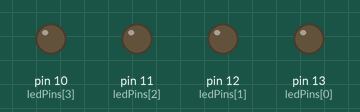
Simulated run of this sketch. Board: Arduino Uno, built with avr-gcc and run on an emulated ATmega328P. Parts: output pins drawn as LEDs (lit = HIGH).

Above: at 0.03 s.
At 0.15 s:
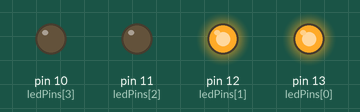
At 0.33 s:
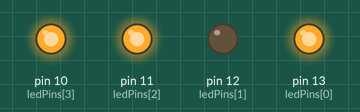
At 0.63 s:
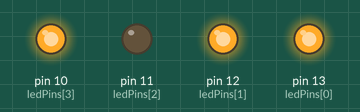
At 1.41 s:
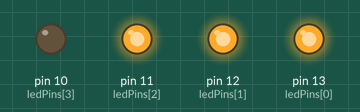
At 2.91 s:
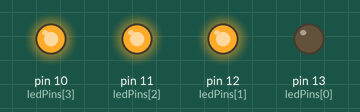
Timing chart, 0 to 3.2 s (numbered marks = the images above):
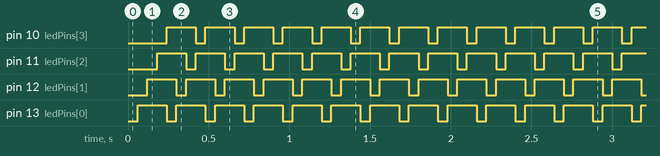

Measured:
- by itself, pin 10 (ledPins[3]), pin 11 (ledPins[2]), pin 12 (ledPins[1]), pin 13 (ledPins[0]): alternates HIGH for 0.18 s and LOW for 0.06 s

The sketch:

mikamonsma-703-led-aan-uit.ino
```cpp
// Define the number of LEDs
#define NUM_LEDS 4
// Define the pins of the LEDs
int ledPins[NUM_LEDS] = {13, 12, 11, 10};
// Define the pause time
int pause = 60;

void setup() {
  // Put every LED-pin as an OUTPUT
  for (int i = 0; i < NUM_LEDS; i++) {
    pinMode(ledPins[i], OUTPUT);
  }
}

void loop() {
  // Loop through the LEDs
  for (int i = 0; i < NUM_LEDS; i++) {
    digitalWrite(ledPins[i], LOW);  // Turns current LED on
    delay(pause);                  // Wait for the defined pause time before turning off the LED
    digitalWrite(ledPins[i], HIGH); // Turns current LED off
  }
}
```
